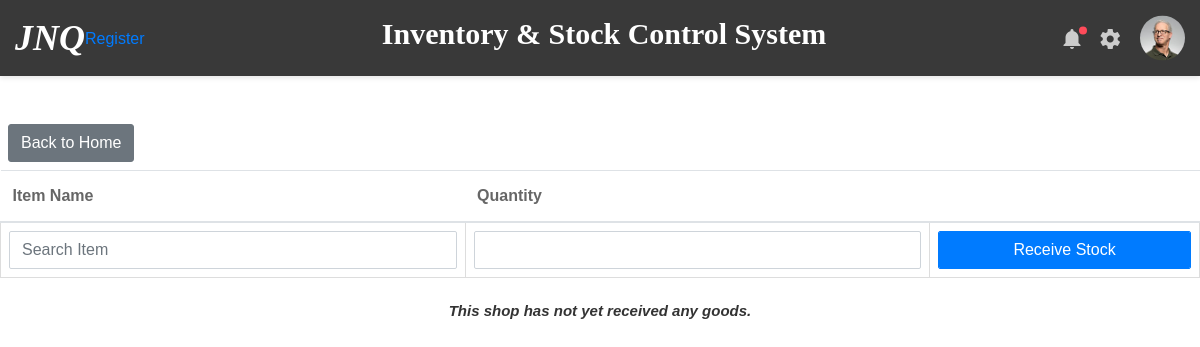
/view_stores/1/stock_in, run on an earlier commit of the app's database.
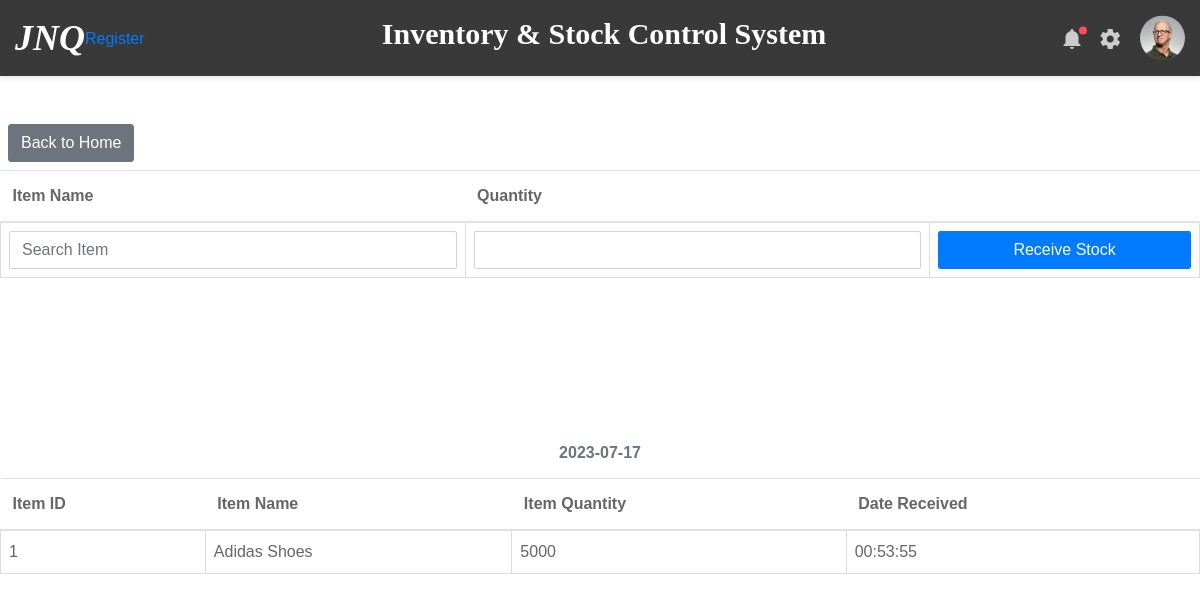
And on a later commit of the database.
### inventory/models.py (models this page shows)
class StockIn(db.Model):
    id = db.Column(db.Integer, primary_key=True)
    item_name = db.Column(db.String(100), nullable=False)
    item_quantity = db.Column(db.Integer, nullable=False)
    date_received = db.Column(db.DateTime, default=datetime.now)
    store_id = db.Column(db.Integer, db.ForeignKey('store.id'))

### inventory/routes.py (the view, shortened to what this page needs)
@app.route('/view_stores/<int:store_id>/stock_in', methods=['GET', 'POST'])
def stock_in(store_id):
    store = Store.query.get_or_404(store_id)
    form = StoreStockInForm()
    restock_lookup = {}
    current_date = datetime.now()
    restock_entries = StockIn.query.filter(StockIn.date_received <= current_date,
                                                 StockIn.store_id == store.id
                                                 ).order_by(StockIn.date_received.desc()).all()
    for entry in restock_entries:
        date = entry.date_received.date()
        if date in restock_lookup:
            restock_lookup[date].append(entry)
        else:
            restock_lookup[date] = [entry]
    return render_template('stock_in.html', form=form, store=store, restock_lookup=restock_lookup)

### inventory/forms.py
class StoreStockInForm(FlaskForm):
    item_name = SearchField('Search Item Name', validators=[DataRequired()])
    item_quantity = IntegerField('Quantity Received', validators=[DataRequired()])
    submit = SubmitField('Receive Stock')

### inventory/templates/stock_in.html (shortened to what this page needs)
{% extends 'layout.html' %}
{% block content %}
    <div class="float-left">
        <a href="{{ url_for('view_store', store_id=store.id) }}" class="btn btn-secondary ml-2 mb-2">Back to Home</a>
    </div>
    <table class="table">
      <thead>
        <tr>
          <th>Item Name</th>
          <th>Quantity</th>
          <th></th>
        </tr>
      </thead>
      <tbody>
        <tr>
          <form method="POST">
            <td>{{ form.item_name(class="form-control", id="searchItemName", placeholder="Search Item") }}</td>
            <td>{{ form.item_quantity(class="form-control") }}</td>
            <td>{{ form.submit(class="form-control btn btn-primary") }}</td>
          </form>
        </tr>
      </tbody>
    </table>
    {% if not restock_lookup %}
        <div class="text-center mt-4"><h5 class="font-italic">This shop has not yet received any goods.</h5></div>
    {% else %}
        {% for date in restock_lookup.keys() %}
            {% if current_user.user_role != 'Admin'%}
            <div class="table" id="SalesTable">
                {% else %}
                <div class="table">
                    {% endif %}
                    <table class="table mt-4">
                        <thead>
                            <caption style="caption-side: top; text-align: center"><span><strong>{{date}}</strong></span></caption>
                            <tr>
                                <th>Item ID</th>
                                <th>Item Name</th>
                                <th>Item Quantity</th>
                                <th colspan="2">Date Received</th>
                            </tr>
                        </thead>
                        <tbody>
                            {% for entry in restock_lookup[date] %}
                            <tr>
                                <td>{{ entry.id }}</td>
                                <td>{{ entry.item_name }}</td>
                                <td>{{ entry.item_quantity }}</td>
                                <td>{{ entry.date_received.strftime('%H:%M:%S') }}</td>
                            </tr>
                            {% endfor %}
                        </tbody>
                    </table>
                </div>
        {% endfor %}
    {% endif %}
{% endblock %}

### inventory/templates/layout.html (shortened to what this page needs)
<!DOCTYPE html>
<html lang="en">
<head>
    <link href="{{ url_for('static', filename='css/font-face.css') }}" rel="stylesheet" media="all">
    <link href="{{ url_for('static', filename='vendor/font-awesome-4.7/css/font-awesome.min.css') }}" rel="stylesheet" media="all">
    <link href="{{ url_for('static', filename='vendor/font-awesome-5/css/fontawesome-all.min.css') }}" rel="stylesheet" media="all">
    <link href="{{ url_for('static', filename='vendor/mdi-font/css/material-design-iconic-font.min.css') }}" rel="stylesheet" media="all">
    <link href="{{ url_for('static', filename='vendor/bootstrap-4.1/bootstrap.min.css') }}" rel="stylesheet" media="all">
    <link href="{{ url_for('static', filename='vendor/animsition/animsition.min.css') }}" rel="stylesheet" media="all">
    <link href="{{ url_for('static', filename='vendor/bootstrap-progressbar/bootstrap-progressbar-3.3.4.min.css') }}" rel="stylesheet" media="all">
    <link href="{{ url_for('static', filename='vendor/wow/animate.css') }}" rel="stylesheet" media="all">
    <link href="{{ url_for('static', filename='vendor/css-hamburgers/hamburgers.min.css') }}" rel="stylesheet" media="all">
    <link href="{{ url_for('static', filename='vendor/slick/slick.css') }}" rel="stylesheet" media="all">
    <link href="{{ url_for('static', filename='vendor/select2/select2.min.css') }}" rel="stylesheet" media="all">
    <link href="{{ url_for('static', filename='vendor/perfect-scrollbar/perfect-scrollbar.css') }}" rel="stylesheet" media="all">
    <link href="{{ url_for('static', filename='css/main.css') }}" rel="stylesheet" media="all">
</head>
<body class="animsition">
        <header class="header-desktop3 d-none d-lg-block">
            <div class="section__content section__content--p35">
                <div class="header3-wrap">
                    <div class="header__logo">
                        <h1><span style="color: white; font-family: Algerian"><i>JNQ</i></span></h1>
                        <a href="{{ url_for('register_user' )}}">Register</a>
                    </div>
                     {% if current_user.is_authenticated and current_user.user_role == 'Admin' %}
                        <div class="header__navbar">
                            <ul class="list-unstyled">
                                <li class="has-sub">
                                    <a href="{{ url_for('home') }}">
                                        <i class="bot-line"></i>Dashboard
                                    </a>
                                </li>
                                <li class="has-sub">
                                    <a href="#">
                                        <span class="bot-line"></span>Stores</a>
                                    <ul class="header3-sub-list list-unstyled">
                                        <li>
                                            <a href="{{ url_for('register_store')}}">Add</a>
                                        </li>
                                        <li>
                                            <a href="{{ url_for('view_stores')}}">View</a>
                                        </li>
                                    </ul>
                                </li>
                                <li class="has-sub">
                                    <a href="#">
                                        <span class="bot-line"></span>Users</a>
                                    <ul class="header3-sub-list list-unstyled">
                                        <li>
                                            <a href="{{ url_for('register_user') }}">Register</a>
                                        </li>
                                        <li>
                                            <a href="{{url_for('view_users')}}">View</a>
                                        </li>
                                    </ul>
                                </li>
                                <li class="has-sub">
                                    <a href="#">
                                        <span class="bot-line"></span>Shops</a>
                                    <ul class="header3-sub-list list-unstyled">
                                        <li>
                                            <a href="{{ url_for('register_shop') }}">Add</a>
                                        </li>
                                        <li>
                                            <a href="{{ url_for('view_shops') }}">View</a>
                                        </li>
                                    </ul>
                                </li>
                                <li class="has-sub">
                                    <a href="{{ url_for('shop_daily_report') }}">
                                        <span class="bot-line"></span>Reports</a>
                                </li>
                                <li class="has-sub">
                                    <a href="#">
                                        <span class="bot-line"></span>Debtors</a>
                                    <ul class="header3-sub-list list-unstyled">
                                        <li>
                                            <a href="{{ url_for('view_debtors')}}">View</a>
                                        </li>
                                    </ul>
                                </li>
                                <li class="has-sub">
                                    <a href="#">
                                        <span class="bot-line"></span>Items</a>
                                    <ul class="header3-sub-list list-unstyled">
                                        <li>
                                            <a href="{{ url_for('add_items')}}">Add</a>
                                        </li>
                                        <li>
                                            <a href="{{ url_for('view_items')}}">View</a>
                                        </li>
                                    </ul>
                                </li>
                                <li class="has-sub">
                                    <a href="#">
                                        <span class="bot-line"></span>Accounts</a>
                                    <ul class="header3-sub-list list-unstyled">
                                        <li>
                                            <a href="{{ url_for('add_account')}}">Add</a>
                                        </li>
                                        <li>
                                            <a href="{{ url_for('view_accounts')}}">View</a>
                                        </li>
                                    </ul>
                                </li>
                            </ul>
                        </div>
                    {% else %}
                         <a href="{{ url_for('login') }}"><h2 style="color: white; font-family: Verdana">
                             Inventory & Stock Control System</h2></a>
                    {% endif %}
                    <div class="header__tool">
                        <div class="header-button-item has-noti js-item-menu">
                            <i class="zmdi zmdi-notifications"></i>
                        </div>
                        <div class="header-button-item js-item-menu">
                            <i class="zmdi zmdi-settings"></i>
                        </div>
                        <div class="account-wrap">
                            <div class="account-item account-item--style2 clearfix js-item-menu">
                                <div class="image">
                                    <img src="../static/images/icon/avatar-01.jpg" alt="John Doe" />
                                </div>
                            </div>
                        </div>
                    </div>
                </div>
            </div>
        </header>
    {% block content %}
    {% endblock %}
</body>
</html>

What changed in the data, as far as the page shows it:
added StockIn: id "1", item_name "Adidas Shoes", item_quantity "5000", date_received "00:53:55"
Also different on the page:
new list line: "2023-07-17 Item ID Item Name Item Quantity Date Received"
text no longer shown: "This shop has not yet received any goods."
